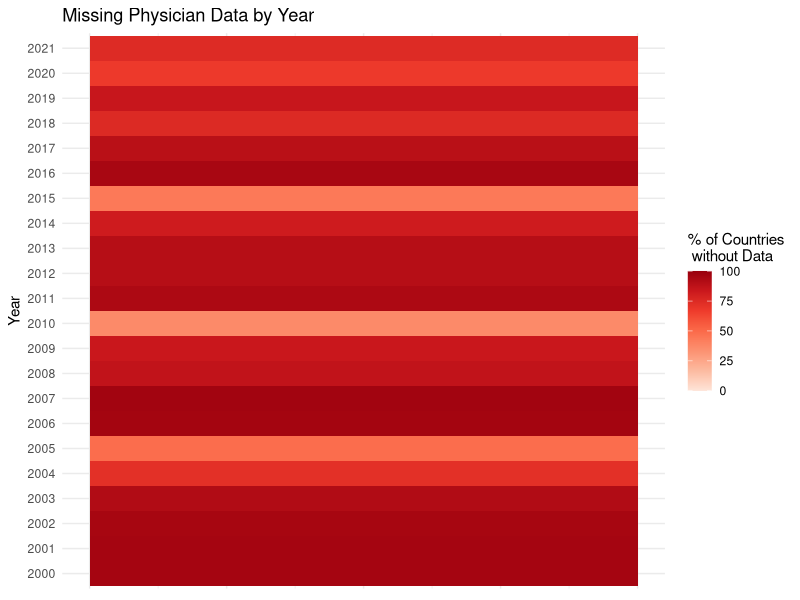
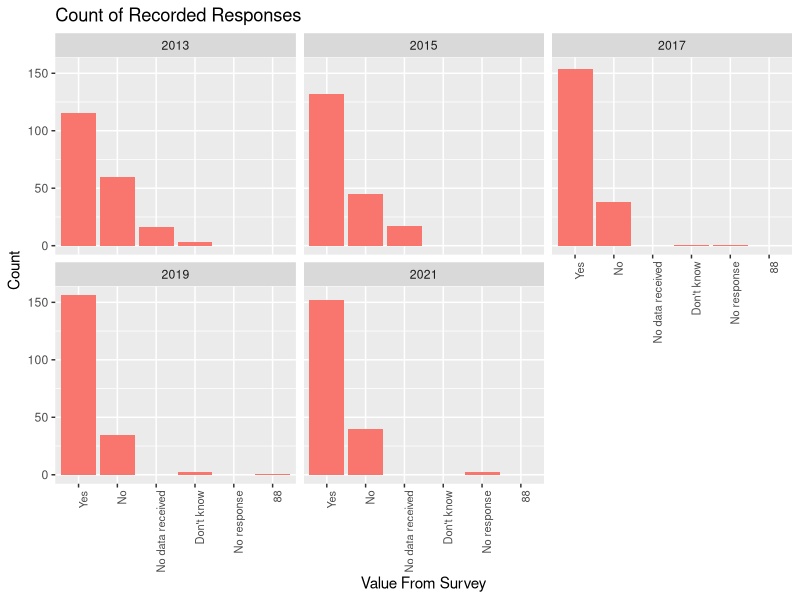

Recreate these plots in R, in order.
## ---- chunk 1
#| message: FALSE
library(dplyr)
library(ggplot2)
library(RColorBrewer)

#write.csv(un_health_personnel, "un_health_personnel.csv")

un_health_personnel <- read.csv("un_health_personnel.csv")

un_health_personnel |> 
  filter(Series == "Health personnel: Physicians (number)") |> 
  group_by(Year) |> 
  summarize(count=n()) |>
  mutate(missing_percent = 100 - (((count)/n_distinct(un_health_personnel$Region.Country.Area))*100)) |> 
  ungroup() -> un_health_personnel_number_summary

ggplot(data = un_health_personnel_number_summary, aes(x=1, y=as.factor(Year)))+
  geom_tile(aes(fill=missing_percent))+
  labs(y="Year", fill = "% of Countries\n without Data", title = "Missing Physician Data by Year")+
  scale_fill_distiller(palette = "Reds", direction = 1, limits = c(0,100))+
  theme_minimal()+
  theme(axis.title.x = element_blank(),
        axis.text.x = element_blank(),
        axis.ticks.x = element_blank())
## ---- chunk 2
#| message: FALSE
library(tidyverse)
OperationalPolicy <- read_csv("OperationalPolicy.csv", show_col_types = FALSE)
Counts <- OperationalPolicy |> group_by(Value,Period) |> summarise(count = n()) |> mutate(Value =factor(Value))


ggplot(Counts, aes(x=fct_reorder(Value,count, .desc=TRUE), y = count, fill = "red")) + 
  geom_bar(stat = "identity") +
  labs(x = "Value From Survey", y = "Count", title = "Count of Recorded Responses")+
  theme(legend.position="none",axis.text.x = element_text(angle=90,hjust=1,size=8))+
  facet_wrap(~Period)
